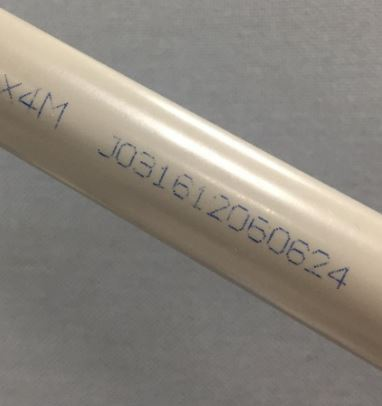
#> input picture pip5.jpg, 382 x 406 px
$ python SIFT_matcher.py
#> lines starting #> are read from the running program, lines starting #| are printed output that depends on the picture; after the words box and inside, x2 and y2 are one past the last pixel; in counts of white or black regions, pixels touching at a corner belong together
import cv2
import numpy as np
MIN_MATCH_COUNT = 20

imgname1 = "pip5.jpg"
imgname2 = "pip6.jpg"

## (1) prepare data
img1 = cv2.imread(imgname1)
#> img1 is the input picture: shape (406, 382, 3); mean B, G, R 125.4, 133.7, 139
img2 = cv2.imread(imgname2)
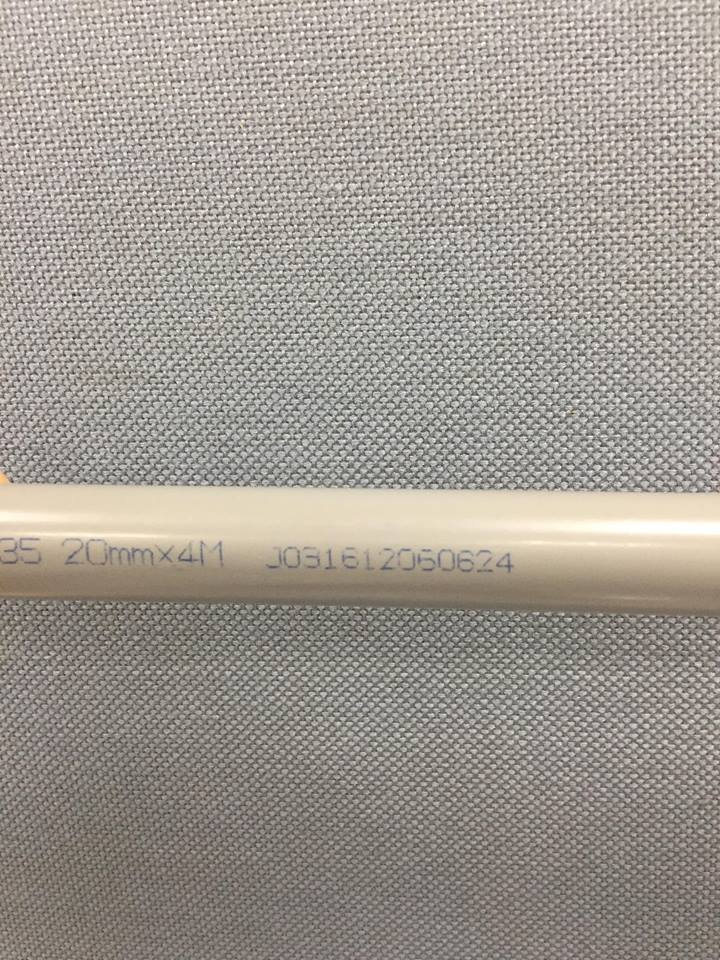
#> input picture pip6.jpg, 720 x 960 px
#> img2 is the input picture: shape (960, 720, 3); mean B, G, R 145, 152.5, 158.7

gray1 = cv2.cvtColor(img1, cv2.COLOR_BGR2GRAY)
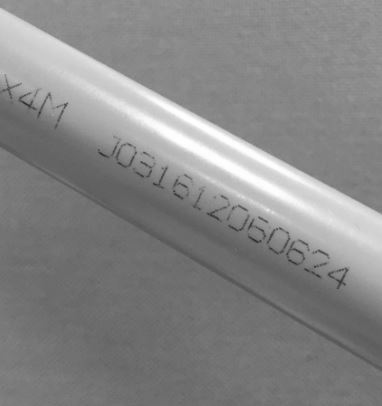
#> gray1: shape (406, 382); min 40, max 255, mean 134.4
gray2 = cv2.cvtColor(img2, cv2.COLOR_BGR2GRAY)
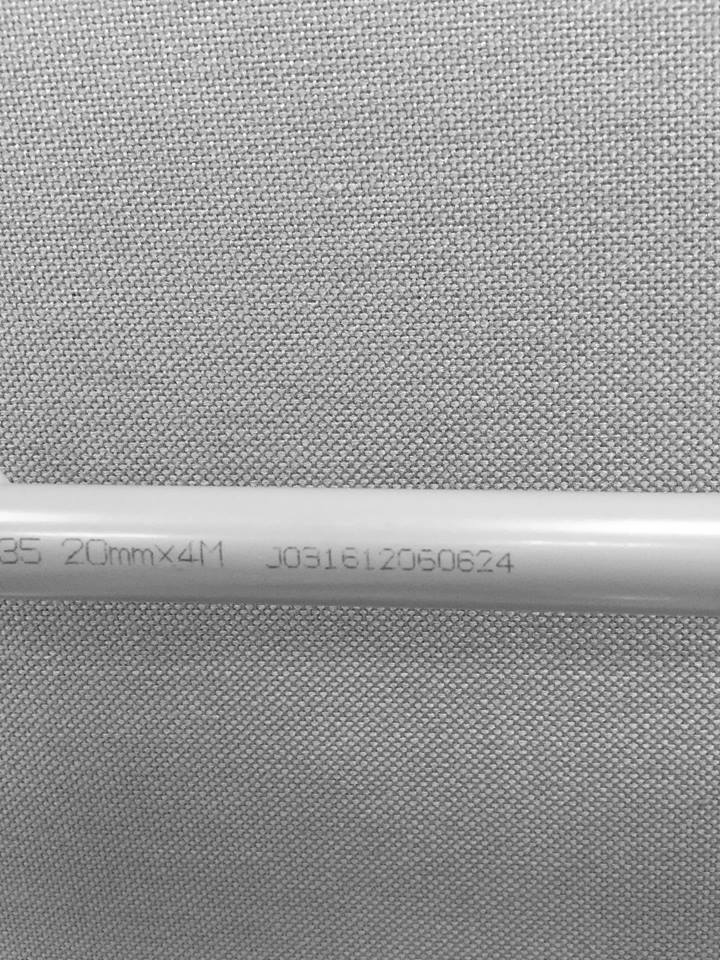
#> gray2: shape (960, 720); min 32, max 255, mean 153.4


## (2) Create SIFT object
sift = cv2.xfeatures2d.SIFT_create()

## (3) Create flann matcher
matcher = cv2.FlannBasedMatcher(dict(algorithm = 1, trees = 5), dict(checks=500))

## (4) Detect keypoints and compute keypointer descriptors
kpts1, descs1 = sift.detectAndCompute(gray1,None)
#> kpts1 = 123 keypoints; strongest (x, y, size): (266, 221, 2), (49, 94, 2.2), (319, 251, 2.1), (300, 252, 2.2)
kpts2, descs2 = sift.detectAndCompute(gray2,None)
#> kpts2 = 25424 keypoints; strongest (x, y, size): (419, 297, 2.3), (74, 294, 2.4), (540, 227, 1.8), (457, 149, 2.2)

## (5) knnMatch to get Top2
matches = matcher.knnMatch(descs1, descs2, 2)
#> matches = 123 matches
# Sort by their distance.
matches = sorted(matches, key = lambda x:x[0].distance)

## (6) Ratio test, to get good matches.
good = [m1 for (m1, m2) in matches if m1.distance < 0.7 * m2.distance]
#> good = 31 matches

canvas = img2.copy()

## (7) find homography matrix
## 当有足够的健壮匹配点对（至少4个）时
if len(good)>MIN_MATCH_COUNT:
    ## 从匹配中提取出对应点对
    ## (queryIndex for the small object, trainIndex for the scene )
    src_pts = np.float32([ kpts1[m.queryIdx].pt for m in good ]).reshape(-1,1,2)
#> src_pts = 31 rows, first 8: [257.8, 235.1], [26.21, 106.6], [294.2, 255.8], [45.01, 30.58], [354.2, 201.2], [125.9, 153.8], [57.17, 37.04], [210.7, 214.3]
    dst_pts = np.float32([ kpts2[m.trainIdx].pt for m in good ]).reshape(-1,1,2)
#> dst_pts = 31 rows, first 8: [428.6, 564.5], [187.6, 562.6], [465.1, 565.2], [488, 480.9], [155.4, 489.4], [291, 557.1], [488, 480.9], [383.7, 567.9]
    ## find homography matrix in cv2.RANSAC using good match points
    M, mask = cv2.findHomography(src_pts, dst_pts, cv2.RANSAC,5.0)
#> M = [[0.905, 0.437, 118.2], [-0.291, 0.793, 486.9], [0.000265, -3.71e-05, 1]]; mask = 31 values, max 1 at index 0, min 0 at index 3, mean 0.806
    ## 掩模，用作绘制计算单应性矩阵时用到的点对
    #matchesMask2 = mask.ravel().tolist()
    ## 计算图1的畸变，也就是在图2中的对应的位置。
    h,w = img1.shape[:2]
#> h = 406; w = 382
    pts = np.float32([ [0,0],[0,h-1],[w-1,h-1],[w-1,0] ]).reshape(-1,1,2)
#> pts = [[0, 0], [0, 405], [381, 405], [381, 0]]
    dst = cv2.perspectiveTransform(pts,M)
#> dst = [[118.2, 486.9], [299.9, 820.3], [589.5, 642], [420.6, 341.5]]
    ## 绘制边框
    cv2.polylines(canvas,[np.int32(dst)],True,(0,255,0),3, cv2.LINE_AA)
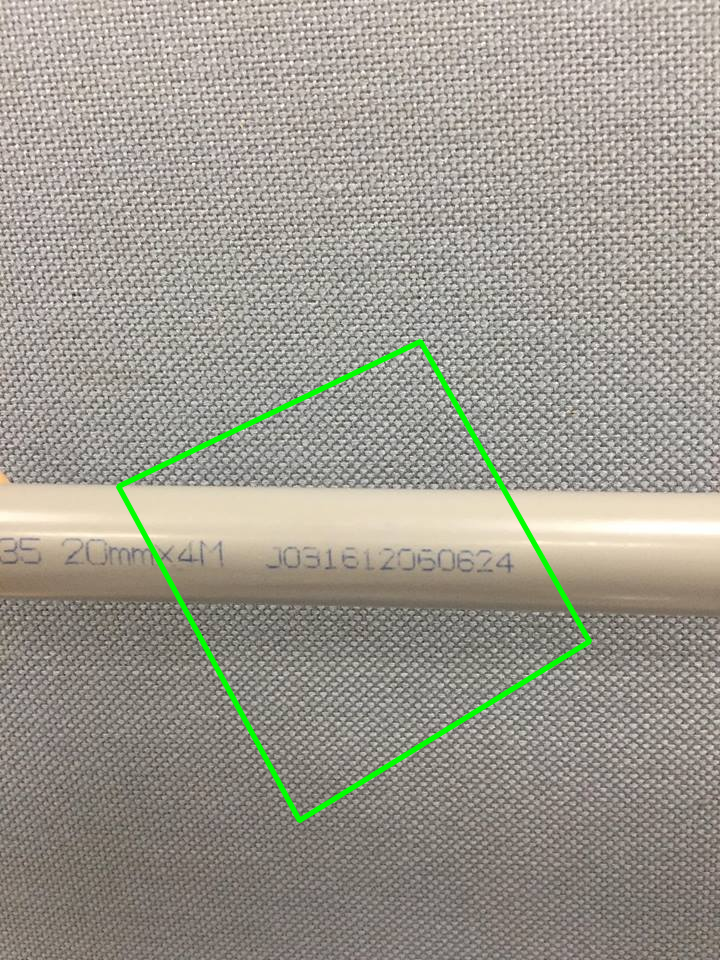
#> canvas: shape (960, 720, 3); 1.34% of pixels changed, all inside (x1, y1, x2, y2) = (115, 338, 593, 824)
else:
    print( "Not enough matches are found - {}/{}".format(len(good),MIN_MATCH_COUNT))


## (8) drawMatches
matched = cv2.drawMatches(img1,kpts1,canvas,kpts2,good,None)#,**draw_params)
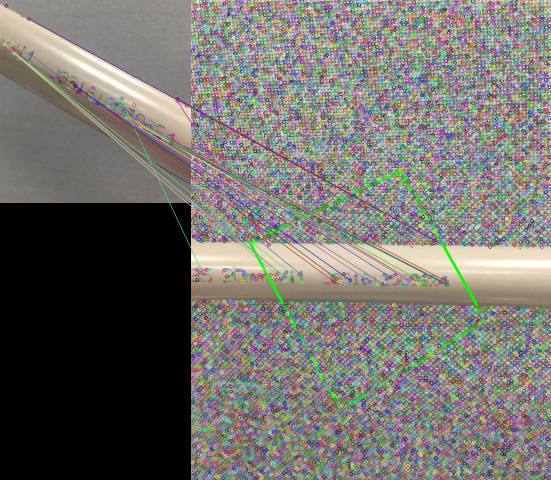
#> matched: shape (960, 1102, 3) (shown at 1/2 size); mean B, G, R 107.7, 112.6, 114.9

## (9) Crop the matched region from scene
h,w = img1.shape[:2]
pts = np.float32([ [0,0],[0,h-1],[w-1,h-1],[w-1,0] ]).reshape(-1,1,2)
dst = cv2.perspectiveTransform(pts,M)
perspectiveM = cv2.getPerspectiveTransform(np.float32(dst),pts)
#> perspectiveM = [[0.96, -0.523, 141.1], [0.497, 1.03, -562.2], [-0.000236, 0.000177, 1]]
found = cv2.warpPerspective(img2,perspectiveM,(w,h))
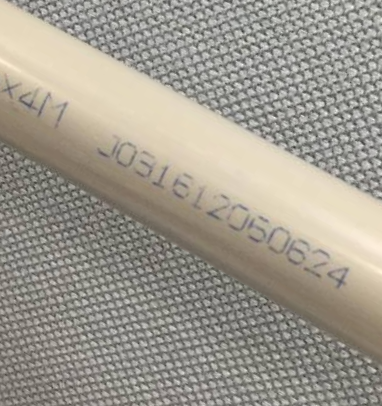
#> found: shape (406, 382, 3); mean B, G, R 142.6, 153.6, 158.7

## (10) save and display
cv2.imwrite("matched.png", matched)
cv2.imwrite("found.png", found)
cv2.imshow("matched", matched);
cv2.imshow("found", found);
cv2.waitKey();cv2.destroyAllWindows()
